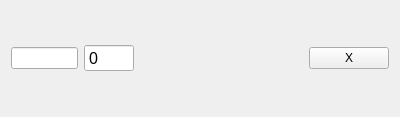
<?xml version="1.0" encoding="UTF-8"?>
<ui version="4.0">
 <class>MonsterMovement</class>
 <widget class="QWidget" name="MonsterMovement">
  <property name="geometry">
   <rect>
    <x>0</x>
    <y>0</y>
    <width>400</width>
    <height>117</height>
   </rect>
  </property>
  <property name="windowTitle">
   <string>Form</string>
  </property>
  <layout class="QHBoxLayout" name="horizontalLayout">
   <item>
    <widget class="QLineEdit" name="lineEdit"/>
   </item>
   <item>
    <widget class="QSpinBox" name="spinBox">
     <property name="sizePolicy">
      <sizepolicy hsizetype="Preferred" vsizetype="Fixed">
       <horstretch>0</horstretch>
       <verstretch>0</verstretch>
      </sizepolicy>
     </property>
     <property name="minimumSize">
      <size>
       <width>50</width>
       <height>0</height>
      </size>
     </property>
     <property name="font">
      <font>
       <pointsize>12</pointsize>
      </font>
     </property>
     <property name="buttonSymbols">
      <enum>QAbstractSpinBox::NoButtons</enum>
     </property>
     <property name="maximum">
      <number>999</number>
     </property>
    </widget>
   </item>
   <item>
    <spacer name="horizontalSpacer">
     <property name="orientation">
      <enum>Qt::Horizontal</enum>
     </property>
     <property name="sizeType">
      <enum>QSizePolicy::Expanding</enum>
     </property>
     <property name="sizeHint" stdset="0">
      <size>
       <width>209</width>
       <height>20</height>
      </size>
     </property>
    </spacer>
   </item>
   <item>
    <widget class="QPushButton" name="pushButton">
     <property name="text">
      <string>X</string>
     </property>
    </widget>
   </item>
  </layout>
 </widget>
 <resources/>
 <connections/>
</ui>
